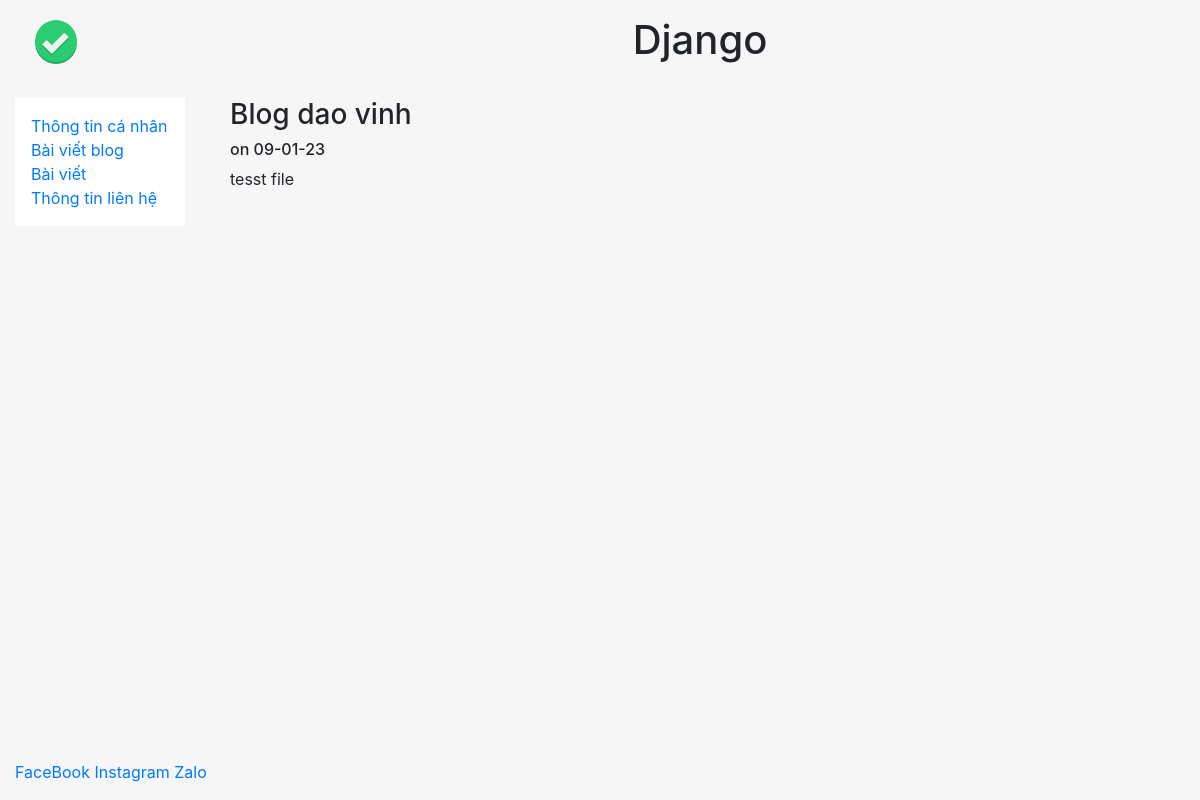
Page /blog/3/ on the committed database.
### blog/models.py (models this page shows, shortened)
class Post(models.Model):
    title = models.CharField(max_length=100)
    body = models.TextField()
    date = models.DateTimeField(auto_now_add=True)
    image = models.ImageField(null=True)

### blog/views.py (the view)
# urls.py: path('<int:id>/',views.postById, name="post"),
def postById(req,id):
    post = Post.objects.get(id=id)
    return render(req,'blog/post.html',{'post':post})

### blog/templates/blog/post.html (shortened to what this page needs)
{% extends 'pages/base.html' %}
{% block content %}
<h3> Blog {{post.title}} </h3>
<h6> on {{post.date|date:"d-m-y"}} </h6>
{{post.body|safe|linebreaks}}
{% endblock  %}

### home/templates/pages/base.html (style rules this page uses)
html, body { height: 100%; background-color: #f6f6f6; }

### rows in the picture
Post: title "dao vinh", date "09-01-23", body "tesst file"
